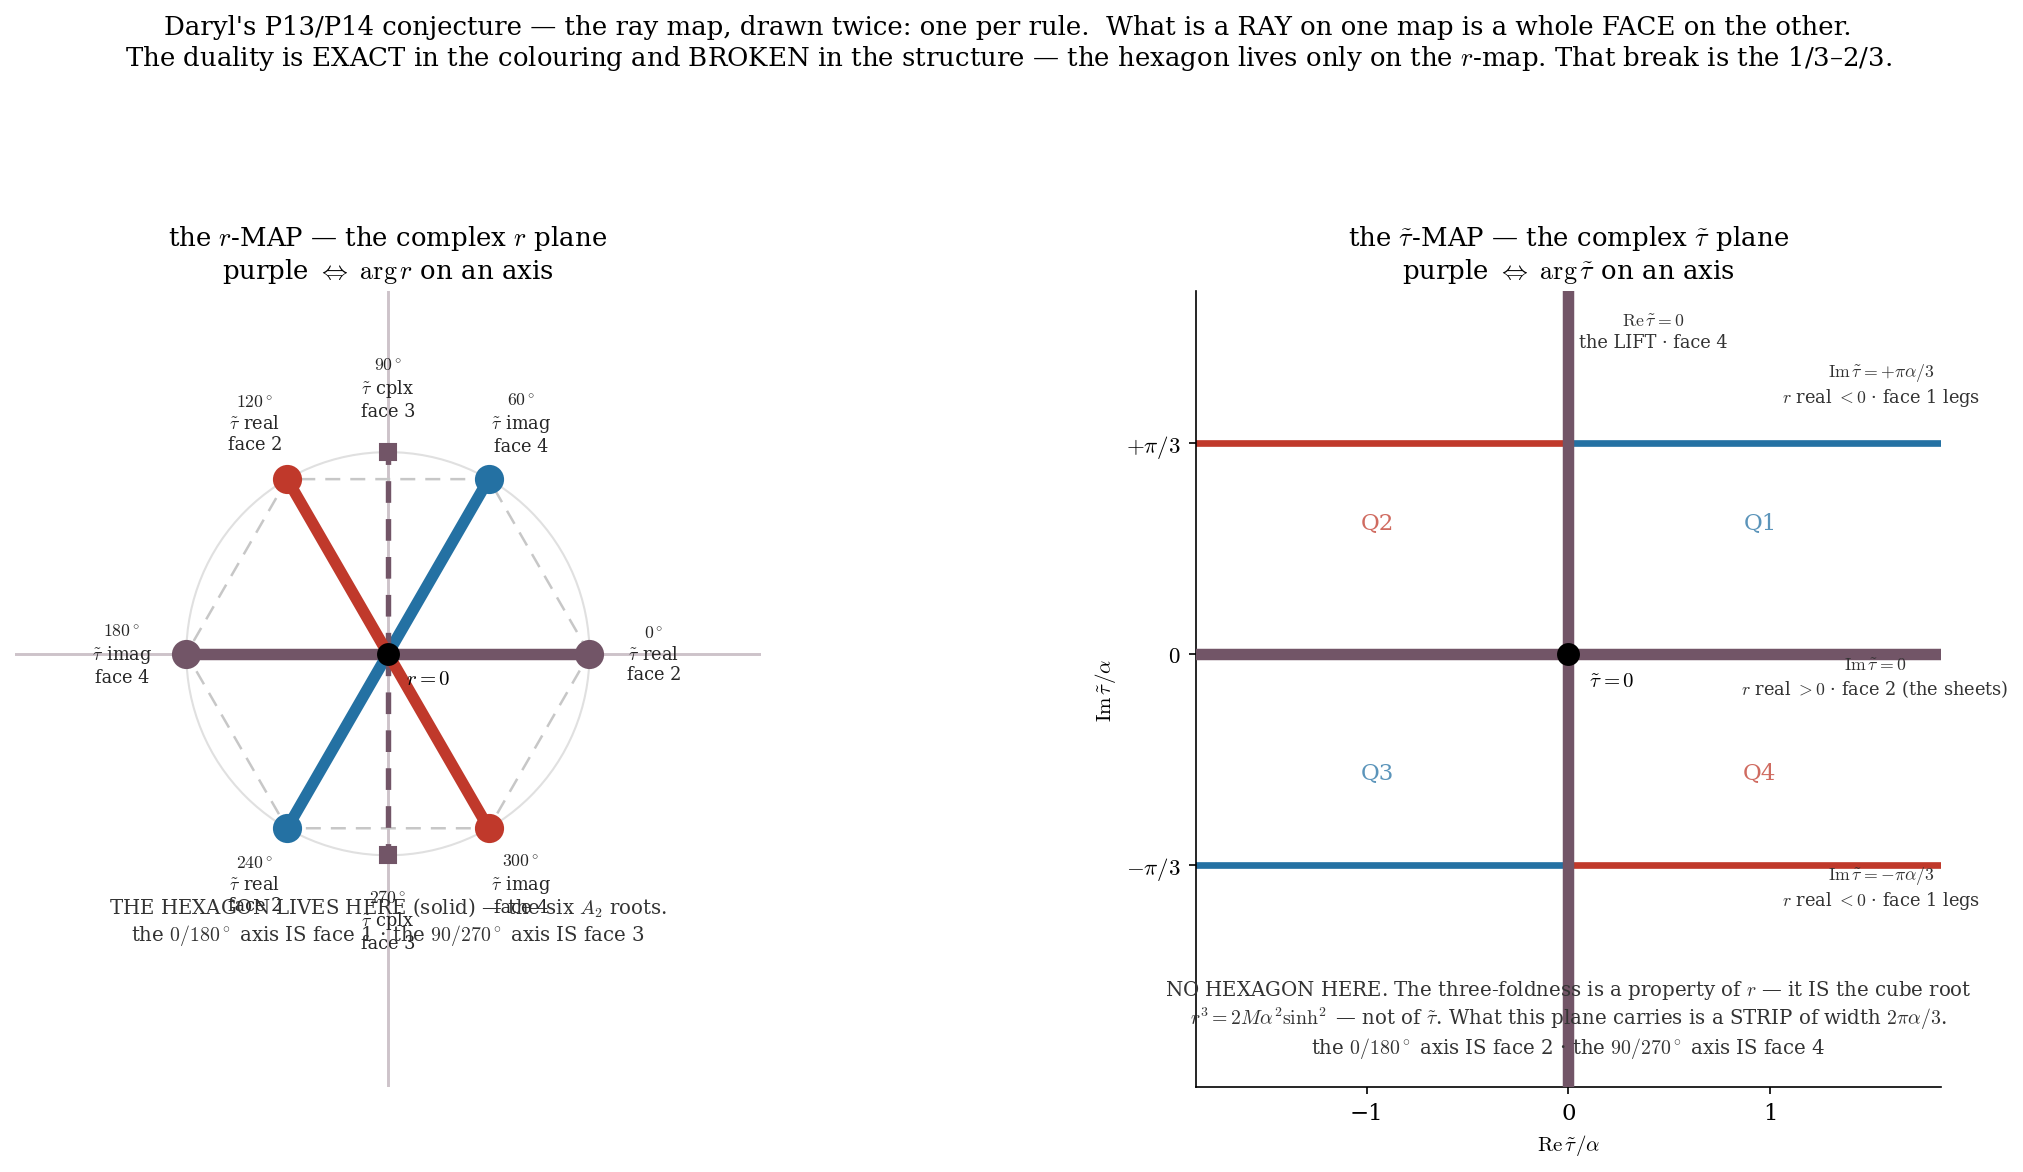

Write Python code to recreate this figure.
"""DARYL'S P13/P14 CONJECTURE -- THE TWO MAPS. The ray map, drawn twice: once per rule.

  the r-MAP     (complex r plane)     : the r-RULE's map     -- purple <=> arg r    on an axis
  the tau~-MAP  (complex tau~ plane)  : the tau~-RULE's map  -- purple <=> arg tau~ on an axis

*** WHAT IS A RAY ON ONE MAP IS A WHOLE FACE ON THE OTHER (r1082, verified) ***
    r-plane   : the 0/180 axis IS face 1 (r real)      ; the 90/270 axis IS face 3 (r imaginary)
    tau~-plane: the 0/180 axis IS face 2 (tau~ real)   ; the 90/270 axis IS face 4 (tau~ imaginary)
  EACH MAP TURNS ITS OWN TWO FACES INTO ITS FOUR PURPLE AXES. That is the duality, exactly.

*** AND IT IS BROKEN IN ONE PLACE -- WHICH IS THE POINT ***
  THE HEXAGON EXISTS ONLY ON THE r-MAP. There is no hexagon in the tau~ plane: the three-foldness is
  a property of r -- it IS the cube root r^3 = 2M a^2 sinh^2 -- not of tau~. What the tau~ plane
  carries instead is THREE HORIZONTAL LINES: Im tau~ = 0 (r real > 0: the sheets' shared ray) and
  Im tau~ = +- pi a/3 (r real < 0: face 1's collapse legs). Not a hexagon: a strip of width 2 pi a/3.
  => THE DUALITY IS EXACT IN THE COLOURING AND BROKEN IN THE STRUCTURE, and the break is the
     1/3 - 2/3 asymmetry again -- the same one that forbids smooth passage on face 2 (120 != 180).

*** STATUS: A CONJECTURE. Not derived, not species = sign(r). No face and no map settles it: each
kills the colour information of the variable it pins. Only C_r x C_tau~ whole can. [6*]. ***
"""
import numpy as np, matplotlib; matplotlib.use('Agg'); import matplotlib.pyplot as plt
import matplotlib.colors as mc
plt.rcParams.update({'font.family':'serif','font.size':11,'mathtext.fontset':'cm'})
BLUE, RED = '#2471a3', '#c0392b'
PURPLE = tuple((np.array(mc.to_rgb(RED)) + np.array(mc.to_rgb(BLUE)))/2)
def col(th):
    t = th % 360
    return PURPLE if t % 90 == 0 else (BLUE if (0 < t < 90 or 180 < t < 270) else RED)

fig, (axL, axR) = plt.subplots(1, 2, figsize=(15.6, 7.8))

# ================= LEFT: the r-MAP =================
axL.add_artist(plt.Circle((0,0), 1.0, fill=False, color='0.88', lw=1))
axL.plot([np.cos(np.deg2rad(t)) for t in range(0,361,60)],
         [np.sin(np.deg2rad(t)) for t in range(0,361,60)], color='0.78', lw=1.2, ls=(0,(6,4)), zorder=1)
FACE={0:'face 2',60:'face 4',90:'face 3',120:'face 2',180:'face 4',240:'face 2',270:'face 3',300:'face 4'}
CHAR={0:'real',60:'imag',90:'cplx',120:'real',180:'imag',240:'real',270:'cplx',300:'imag'}
for th in [0,60,90,120,180,240,270,300]:
    c=col(th); hexed=(th%60==0); x,y=np.cos(np.deg2rad(th)),np.sin(np.deg2rad(th))
    axL.plot([0,x],[0,y], color=c, lw=5.5 if hexed else 2.6, ls='-' if hexed else (0,(4,3)), zorder=3)
    axL.plot(x,y,'o' if hexed else 's', color=c, ms=13 if hexed else 8, zorder=4)
    axL.annotate(f'${th}^\\circ$\n$\\tilde\\tau$ {CHAR[th]}\n{FACE[th]}', (x,y), xytext=(1.32*x,1.32*y),
                 ha='center', va='center', fontsize=8.5, color='0.15')
axL.axhline(0, color=PURPLE, lw=1.4, alpha=0.35, zorder=0); axL.axvline(0, color=PURPLE, lw=1.4, alpha=0.35, zorder=0)
axL.plot(0,0,'o',color='k',ms=10,zorder=5); axL.annotate('$r=0$',(0,0),xytext=(0.09,-0.15),fontsize=10)
axL.set_aspect('equal'); axL.set_xlim(-1.85,1.85); axL.set_ylim(-2.15,1.8); axL.axis('off')
axL.set_title('the $r$-MAP — the complex $r$ plane\npurple $\\Leftrightarrow$ $\\arg r$ on an axis',
              fontsize=12.5, pad=6)
axL.text(0,-1.42,'THE HEXAGON LIVES HERE (solid) — the six $A_2$ roots.\n'
         'the $0/180^\\circ$ axis IS face 1 · the $90/270^\\circ$ axis IS face 3', ha='center', fontsize=9.5, color='0.2')

# ================= RIGHT: the tau~-MAP =================
axR.axhline(0, color=PURPLE, lw=5.5, zorder=3)                                  # Im tau~ = 0 : face 2
axR.axvline(0, color=PURPLE, lw=5.5, zorder=3)                                  # Re tau~ = 0 : face 4
for sgn in (+1,-1):                                                              # Im tau~ = +- pi/3 : face 1's legs
    y = sgn*np.pi/3
    for xa, xb, c in [(-1.85, 0, RED if sgn>0 else BLUE), (0, 1.85, BLUE if sgn>0 else RED)]:
        axR.plot([xa,xb],[y,y], color=c, lw=3.2, zorder=2)
    axR.annotate(f'$\\mathrm{{Im}}\\,\\tilde\\tau={"+" if sgn>0 else "-"}\\pi\\alpha/3$\n$r$ real $<0$ · face 1 legs',
                 (1.55, y), xytext=(1.55, y+0.20*sgn), ha='center', fontsize=8.5, color='0.2')
axR.plot(0,0,'o',color='k',ms=10,zorder=5); axR.annotate('$\\tilde\\tau=0$',(0,0),xytext=(0.10,-0.16),fontsize=10)
axR.annotate('$\\mathrm{Im}\\,\\tilde\\tau=0$\n$r$ real $>0$ · face 2 (the sheets)', (1.55,0), xytext=(1.52,-0.20),
             ha='center', fontsize=8.5, color='0.2')
axR.annotate('$\\mathrm{Re}\\,\\tilde\\tau=0$\nthe LIFT · face 4', (0,1.55), xytext=(0.42,1.52),
             ha='center', fontsize=8.5, color='0.2')
for q,(x,y) in {'Q1':(0.95,0.62),'Q2':(-0.95,0.62),'Q3':(-0.95,-0.62),'Q4':(0.95,-0.62)}.items():
    axR.text(x,y,q, fontsize=11, color=(BLUE if q in ('Q1','Q3') else RED), ha='center', alpha=0.75)
axR.set_aspect('equal'); axR.set_xlim(-1.85,1.85); axR.set_ylim(-2.15,1.8)
axR.set_xlabel(r'$\mathrm{Re}\,\tilde\tau/\alpha$', fontsize=10); axR.set_ylabel(r'$\mathrm{Im}\,\tilde\tau/\alpha$', fontsize=10)
axR.set_xticks([-1,0,1]); axR.set_yticks([-np.pi/3,0,np.pi/3]); axR.set_yticklabels(['$-\\pi/3$','$0$','$+\\pi/3$'])
for sp in ('top','right'): axR.spines[sp].set_visible(False)
axR.set_title('the $\\tilde\\tau$-MAP — the complex $\\tilde\\tau$ plane\npurple $\\Leftrightarrow$ $\\arg\\tilde\\tau$ on an axis',
              fontsize=12.5, pad=6)
axR.text(0,-1.98,'NO HEXAGON HERE. The three-foldness is a property of $r$ — it IS the cube root\n'
         '$r^3=2M\\alpha^2\\sinh^2$ — not of $\\tilde\\tau$. What this plane carries is a STRIP of width $2\\pi\\alpha/3$.\n'
         'the $0/180^\\circ$ axis IS face 2 · the $90/270^\\circ$ axis IS face 4',
         ha='center', fontsize=9.5, color='0.2')

fig.suptitle("Daryl's P13/P14 conjecture — the ray map, drawn twice: one per rule.  What is a RAY on one map is a whole FACE on the other.\n"
             "The duality is EXACT in the colouring and BROKEN in the structure — the hexagon lives only on the $r$-map. That break is the 1/3–2/3.",
             fontsize=12.5, y=0.99)
plt.tight_layout(rect=[0,0,1,0.90])
plt.savefig('daryl_p13p14_TWO_MAPS.pdf', bbox_inches='tight')
plt.savefig('daryl_p13p14_TWO_MAPS.png', dpi=150, bbox_inches='tight')
print('r-map: hexagon + face3 rays. tau~-map: two purple axes (faces 2,4) + the +-pi/3 legs (face 1). NO hexagon.')
